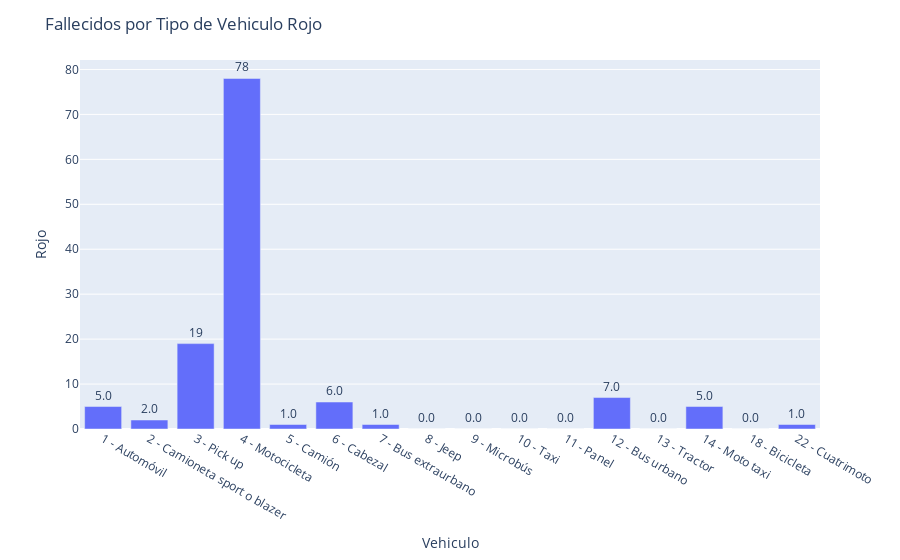

The notebook cell this image was saved under:
### Markdown cell above
#### Hay datos que no aparecen en el grafico de pie, se realizara una grafica de barras para poder ver toda la informacion

### Code cell
fig = px.bar(datos, y='Rojo', x='Vehiculo', text='Rojo')
fig.update_traces(texttemplate='%{text:.2s}', textposition='outside')
fig.update_layout(title='Fallecidos por Tipo de Vehiculo Rojo',uniformtext_minsize=8, uniformtext_mode='hide')
fig.show()

### Figure 1 — Plotly figure (JSON) as saved in the notebook; plotly's stock layout.template omitted (floating-point values rounded to 4 significant figures)
{"data": [{"alignmentgroup": "True", "hoverlabel": {"namelength": 0}, "hovertemplate": "Vehiculo=%{x}<br>Rojo=%{text}", "legendgroup": "", "marker": {"color": "#636efa"}, "name": "", "offsetgroup": "", "orientation": "v", "showlegend": false, "text": [5, 2, 19, 78, 1, 6, 1, 0, 0, 0, 0, 7, 0, 5, 0, 1], "textposition": "outside", "texttemplate": "%{text:.2s}", "type": "bar", "x": ["1 - Automóvil", "2 - Camioneta sport o blazer", "3 - Pick up", "4 - Motocicleta", "5 - Camión", "6 - Cabezal", "7 - Bus extraurbano", "8 - Jeep", "9 - Microbús", "10 - Taxi", "11 - Panel", "12 - Bus urbano", "13 - Tractor", "14 - Moto taxi", "18 - Bicicleta", "22 - Cuatrimoto"], "xaxis": "x", "y": [5, 2, 19, 78, 1, 6, 1, 0, 0, 0, 0, 7, 0, 5, 0, 1], "yaxis": "y"}], "layout": {"barmode": "relative", "legend": {"tracegroupgap": 0}, "margin": {"t": 60}, "title": {"text": "Fallecidos por Tipo de Vehiculo Rojo"}, "uniformtext": {"minsize": 8, "mode": "hide"}, "xaxis": {"anchor": "y", "domain": [0, 1], "title": {"text": "Vehiculo"}}, "yaxis": {"anchor": "x", "domain": [0, 1], "title": {"text": "Rojo"}}}}
